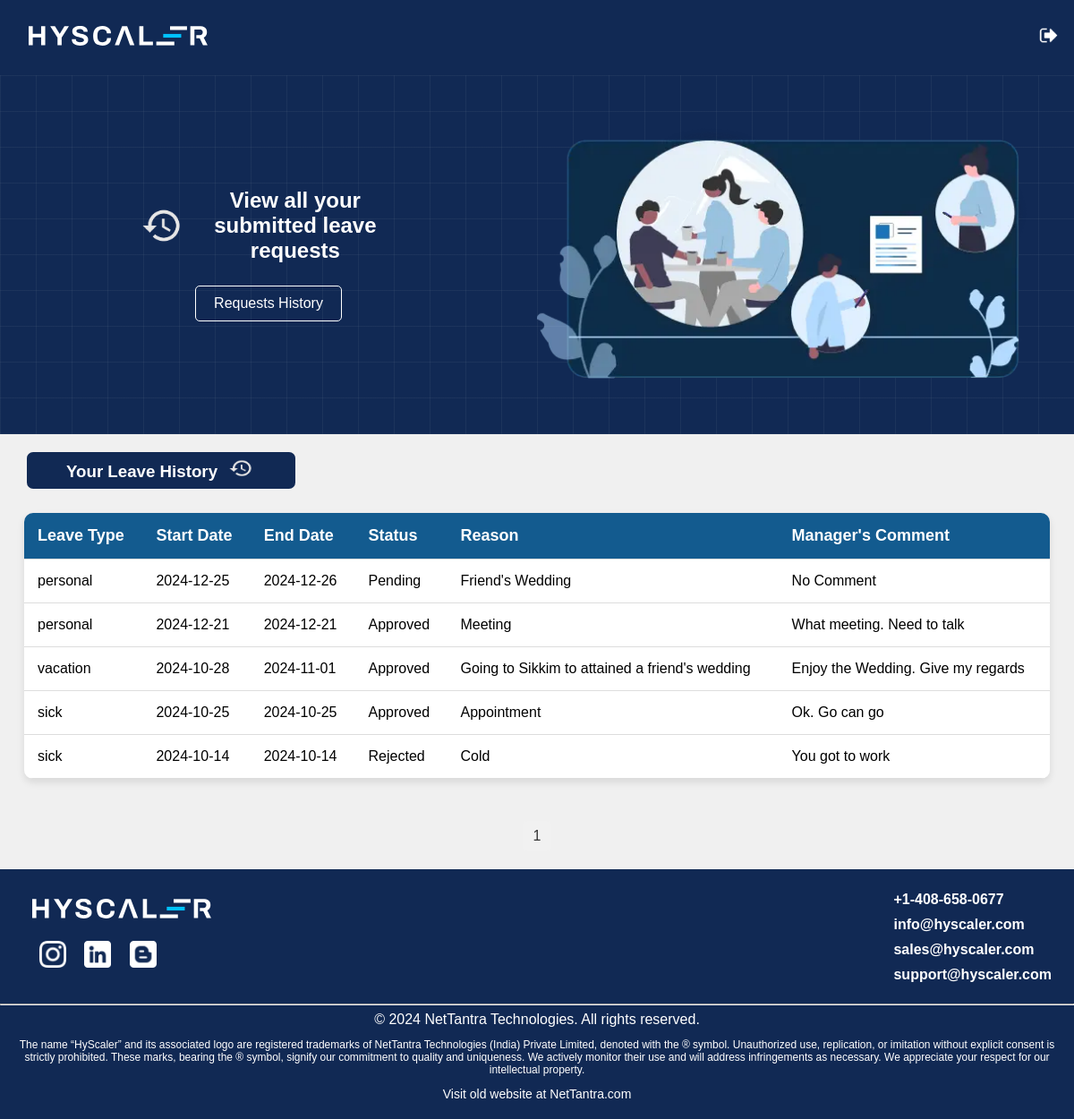
/user/leave_history.php (signed in), run on the app's committed database.
### tables this page shows
CREATE TABLE `leave_requests` (
  `id` int(11) NOT NULL,
  `user_id` int(11) NOT NULL,
  `leave_type` enum('vacation','sick','personal') NOT NULL,
  `start_date` date NOT NULL,
  `end_date` date NOT NULL,
  `reason` text NOT NULL,
  `status` enum('pending','approved','rejected') DEFAULT 'pending',
  `manager_comment` text DEFAULT NULL
);

CREATE TABLE `comments` (
  `id` int(11) NOT NULL,
  `leave_request_id` int(11) NOT NULL,
  `comment_text` text DEFAULT NULL
);

### user/leave_history.php (the view, shortened to what this page needs)
<?php
include_once "../includes/dp.php";
$rows_per_page = 9;
$current_page = isset($_GET['page']) ? (int)$_GET['page'] : 1;
$offset = ($current_page - 1) * $rows_per_page;
$stmt = $conn->prepare("
    SELECT lr.leave_type, lr.start_date, lr.end_date, lr.reason, lr.status, c.comment_text
    FROM leave_requests lr
    LEFT JOIN comments c ON lr.id = c.leave_request_id
    WHERE lr.user_id = ?
    ORDER BY lr.start_date DESC
    LIMIT ? OFFSET ?
");
$stmt->bind_param("iii", $_SESSION['user_id'], $rows_per_page, $offset);
$stmt->execute();
$result = $stmt->get_result();
$leave_history = $result->fetch_all(MYSQLI_ASSOC);
$count_stmt = $conn->prepare("SELECT COUNT(*) FROM leave_requests WHERE user_id = ?");
$count_stmt->bind_param("i", $_SESSION['user_id']);
$count_stmt->execute();
$count_result = $count_stmt->get_result();
$total_rows = $count_result->fetch_array()[0];
$total_pages = ceil($total_rows / $rows_per_page);
?>
<!DOCTYPE html>
<html lang="en">
<head>
    <link rel="stylesheet" href="../css/style_history.css">
</head>
<body>
<?php include "../includes/header.php"; ?>
    <div class="dashboard-control-manager">
        <div class="" style="width:50%; align-content: center;">
            <div class="dashbboard-manager">
                <div class="welcome-managers">
                    <img src="../img/history1.png" alt="" srcset="">
                    <h2>View all your submitted leave requests</h2>
                </div>
                <div class="view-request">
                    <a href="#targetDiv" id="scrollButton">Requests History</a>
                </div>
            </div>
        </div>
        <div class="" style="width:50%; align-content: center;">
            <div class="leave-request-image">
                <img src="../img/about-hero.webp" alt="Hero Image" style="width:550px;">
            </div>
        </div>
    </div>
    <div class="cards-title" id="targetDiv">
        <h3>Your Leave History<img id="request-icon" src="../img/history1.png" alt="" srcset="" style="width:35px;height:20px;margin-left:8px"></h3>
    </div>
    <div class="history-table">
        <table>
            <thead>
                <tr>
                    <th>Leave Type</th>
                    <th>Start Date</th>
                    <th>End Date</th>
                    <th>Status</th>
                    <th>Reason</th>
                    <th>Manager's Comment</th>
                </tr>
            </thead>
            <tbody>
                <?php foreach ($leave_history as $leave): ?>
                    <tr class="<?php
                        echo ($leave['status'] === 'rejected') ? 'row-rejected' :
                            (($leave['status'] === 'approved') ? 'row-approved' : 'row-pending'); ?>">
                        <td><?= $leave['leave_type'] ?></td>
                        <td><?= $leave['start_date'] ?></td>
                        <td><?= $leave['end_date'] ?></td>
                        <td><?= ucfirst($leave['status']) ?></td>
                        <td><?= $leave['reason'] ?></td>
                        <td><?= ($leave['comment_text']) ?: 'No Comment' ?></td>
                    </tr>
                <?php endforeach; ?>
            </tbody>
        </table>
    </div>
    <div class="paginations">
        <?php for ($i = 1; $i <= $total_pages; $i++): ?>
            <a href="?page=<?= $i ?>" class="page-link" data-page="<?= $i ?>"><?= $i ?></a>
        <?php endfor; ?>
    </div>
    <?php include "../includes/footer.php"; ?>
</body>
</html>

### css/style_history.css (style rules this page uses)
.dashboard-control-manager { overflow: hidden; display: flex; background-color: #112954; height: 401px; position: relative; justify-content: space-evenly; width: 100%; background-image: linear-gradient(#cfd8dc0f 1px, #00000000 1px), linear-gradient(to right, #cfd8dc0f 1px, #00000000 1px); background-size: 40px 40px; }
.welcome-managers h2, .welcome-manager h2 { color: white; }
.dashbboard-manager { width: 100%; text-align: -webkit-center; }
.leave-request-image { width: 100%; }
.welcome-managers, .welcome-manager { display: flex; justify-content: center; width: 50%; }
.view-request a { display: inline-block; padding: 10px 20px; border: 1px solid white; color: white; text-decoration: none; border-radius: 5px; margin-top: 25px; }
.cards-title h3 { border-radius: 7px; padding: 8px; margin: 20px 0 0 30px; width: 300px; text-align: center; color: white; background-color: #112954; }
.welcome-managers img { width: 60px; height: 40px; align-self: center; }
.history-table { padding: 27px; }
.history-table table { width: 100%; border-collapse: collapse; box-shadow: 0 4px 8px rgba(0, 0, 0, 0.1); border-radius: 10px; overflow: hidden; }
thead { background-color: #135b8f; color: white; font-size: 18px; }
th, td { padding: 15px; border-bottom: 1px solid #ddd; text-align: left; }
th { font-weight: bold; }
tbody { background-color: white; }
tbody td { font-size: 16px; }
.paginations { display: flex; justify-content: center; margin: 20px 0; }
.paginations a { margin: 0 5px; padding: 8px 12px; text-decoration: none; background-color: #f1f1f1; color: #333; border-radius: 5px; transition: background-color 0.3s; }

### css/style.css (style rules this page uses)
* { margin: 0; padding: 0; box-sizing: border-box; }
body { font-family: Arial, sans-serif; background-color: #f0f0f0; }

### data on the page
leave_requests: leave_type "personal", start_date "2024-12-25", end_date "2024-12-26", status "Pending", reason "Friend's Wedding", comment_text "No Comment"
comments: leave_request.leave_type "personal", leave_request.start_date "2024-12-21", leave_request.end_date "2024-12-21", leave_request.status "Approved", leave_request.reason "Meeting", comment_text "What meeting. Need to talk"
comments: leave_request.leave_type "vacation", leave_request.start_date "2024-10-28", leave_request.end_date "2024-11-01", leave_request.status "Approved", leave_request.reason "Going to Sikkim to attained a friend's wedding", comment_text "Enjoy the Wedding. Give my regards"
comments: leave_request.leave_type "sick", leave_request.start_date "2024-10-25", leave_request.end_date "2024-10-25", leave_request.status "Approved", leave_request.reason "Appointment", comment_text "Ok. Go can go"
comments: leave_request.leave_type "sick", leave_request.start_date "2024-10-14", leave_request.end_date "2024-10-14", leave_request.status "Rejected", leave_request.reason "Cold", comment_text "You got to work"
